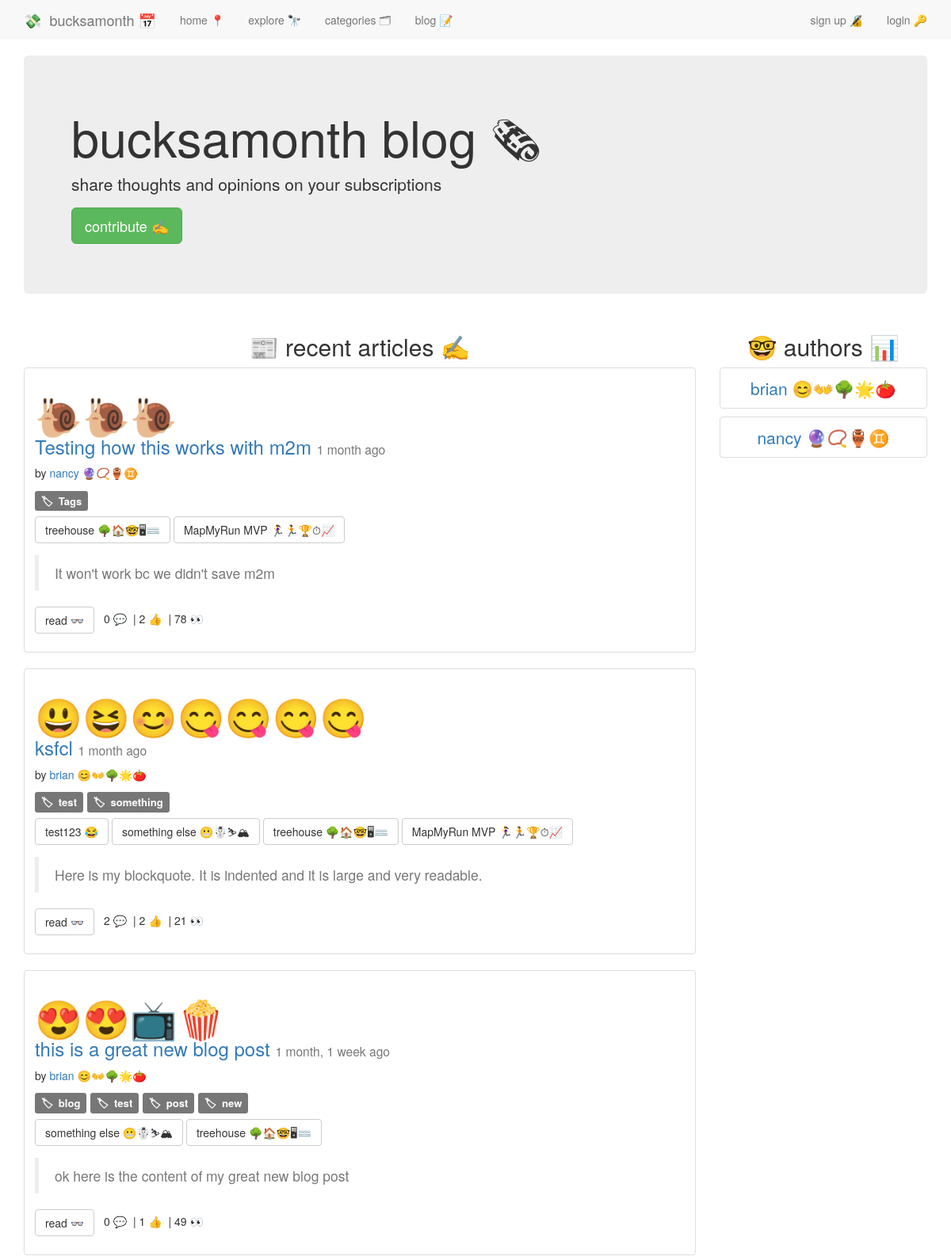
The page /blog/ (upper part) on the database as committed earlier.
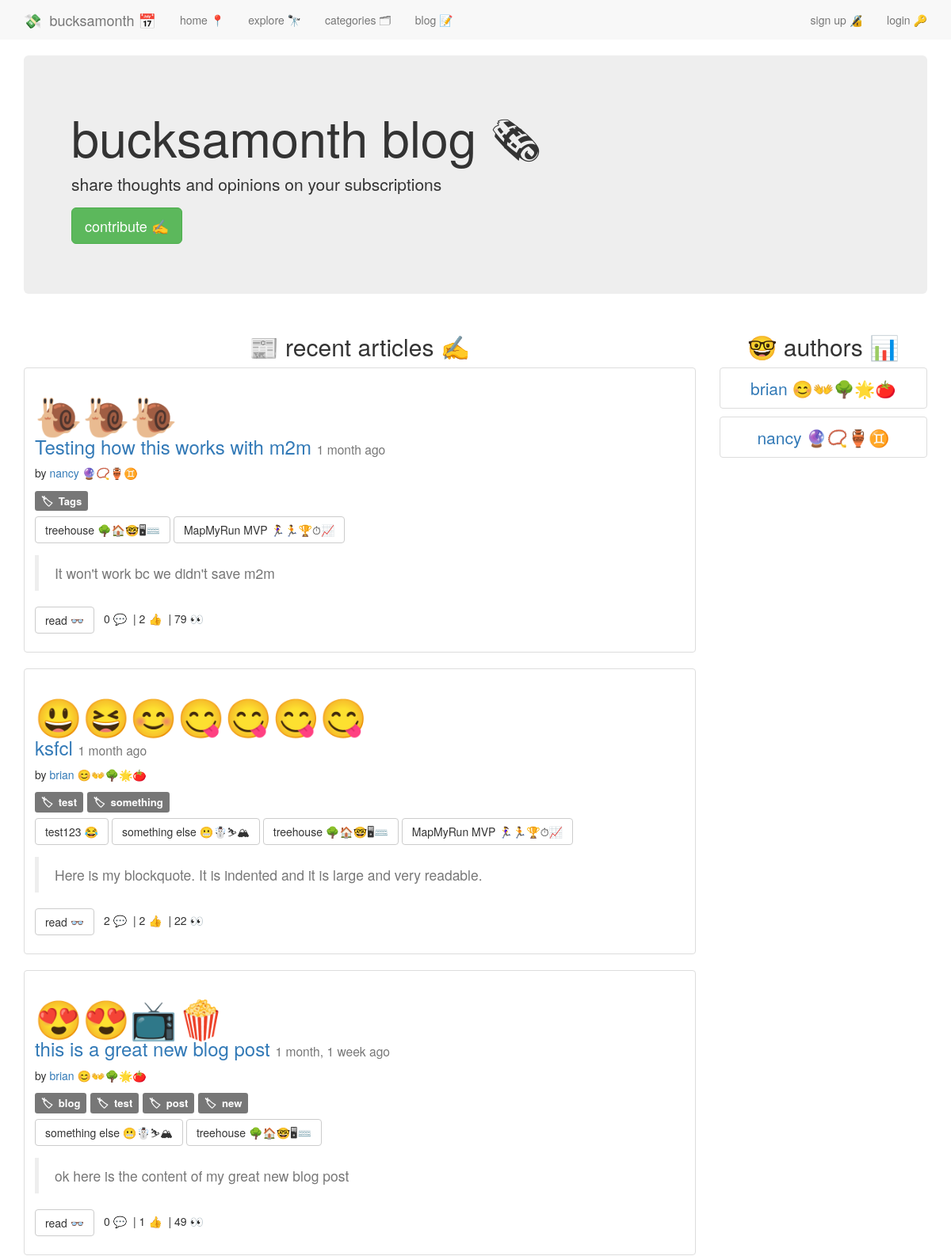
The same page on the database as committed later.
### blog/models.py (models this page shows, shortened)
class Post(models.Model):
    user               = models.ForeignKey(settings.AUTH_USER_MODEL)
    approved           = models.BooleanField(default=False, blank=True)
    title              = models.CharField(max_length=100)
    emoji              = models.CharField(max_length=50, blank=True)
    slug               = models.SlugField(unique=True)
    views              = models.PositiveIntegerField(default=0)
    services           = models.ManyToManyField(Service, blank=True, related_name="post_service")
    tags               = TaggableManager()
    likes              = models.ManyToManyField(settings.AUTH_USER_MODEL, blank=True, related_name='post_likes')
    content            = models.TextField()
    draft              = models.BooleanField(default=False)
    publish            = models.DateField(auto_now=False, auto_now_add=False)
    updated            = models.DateTimeField(auto_now=True, auto_now_add=False)
    timestamp          = models.DateTimeField(auto_now=False, auto_now_add=True)
    class Meta:
        ordering = ['-timestamp', '-updated']
    @property
    def comments(self):
        instance = self
        qs = Comment.objects.filter_by_instance(instance)
        return qs
    def get_absolute_url(self):
        return reverse("blog:detail", kwargs={"slug":self.slug})

### accounts/models.py (models this page shows, shortened)
class UserProfile(models.Model):
	user = models.OneToOneField(User)
	description = models.CharField(max_length=100, default='')
	twitter = models.CharField(max_length=100, default='')
	emoji = models.CharField(max_length=10, default='')
	facebook_url = models.URLField(max_length=400, blank=True)
	linkedin_url = models.URLField(max_length=400, blank=True)
	website = models.URLField(max_length=400, blank=True)
	setup = models.BooleanField(default=False)
	uid = models.CharField(default=uuid.uuid4, max_length=40)
	email_valid = models.BooleanField(default=False)
	followers = models.ManyToManyField('self')
	join_date = models.DateTimeField(auto_now_add=True, null=True, blank=True)

### blog/views.py (the view)
def index(request):
    queryset_list = Post.objects.all()
    authors = list(set([post.user for post in queryset_list]))
    context = {
        'object_list':queryset_list,
        'authors':authors,
    }
    return render(request, 'blog/index.html', context)

### comments/models.py (called while the page is built)
	def filter_by_instance(self, instance):
		content_type = ContentType.objects.get_for_model(instance.__class__)
		obj_id = instance.id
		qs = super(CommentManager, self).filter(content_type=content_type, object_id=obj_id)
		return qs

### services/models.py (called while the page is built)
	def __str__(self):
		return str(self.service_name)

	def get_absolute_url(self):
		return "/services/%s/" % self.service_slug

### blog/templates/blog/index.html (shortened to what this page needs)
{% extends 'base.html' %}
{% block content %}
{% include 'nav.html' %}
<div class="jumbotron">
  <h1>bucksamonth blog 🗞</h1>
  <p>share thoughts and opinions on your subscriptions</p>
  <p>
    <a class="btn btn-lg btn-success" href="{% url 'blog:create' %}" role="button">contribute ✍️</a>
  </p>
</div>
<div class="row">
<div class="col-md-9">
  <h2 style="text-align:center;">📰 recent articles ✍️</h2>
{% for object in object_list %}
<div class="thumbnail">
  <div class="caption post-detail-item">
    <h3><a class="link-fancy" href="{{ object.get_absolute_url }}"><span class="link-fancy" style="font-size:2em">{{ object.emoji }}</span></a><br/><a href="{{ object.get_absolute_url }}">{{ object.title }}</a> <small>{{ object.timestamp | timesince }} ago</small></h3>
    <p>by <a style="text-decoration:none;" href="{% url 'blog:author_view' username=object.user.username %}">{{ object.user.username }} {{ object.user.userprofile.emoji }}</a></p>
    <p><span style="font-size:1.25em; word-wrap:break-word;">{% for tag in object.tags.all %}<a class="label label-default" href="{% url 'blog:tag_view' slug=tag.slug %}">🏷&nbsp;&nbsp;{{ tag }}</a>&nbsp;{% endfor %}</span></p>
    {% if object.services.all.count > 0 %}
    <p><span class="button-wrapper">{% for service in object.services.all %}<a class="btn btn-default" href="{{ service.get_absolute_url }}">{{ service }} {{ service.emoji }}</a> {% endfor %}</span></p>
    {% endif %}
    <blockquote class="text-muted">{{ object.content | safe }}</blockquote>
    <p><a href="{{ object.get_absolute_url }}" class="btn btn-default" role="button">read 👓</a> {{ object.comments.count }} 💬&nbsp;&nbsp;| {{ object.likes.count }} 👍&nbsp;&nbsp;| {{ object.views }} 👀
  </div>
</div>
{% endfor %}
</div>
<div  style="text-align:center;" class="col-md-3">
  <h2>🤓 authors 📊</h2>
  <ul class="list-group">
    {% for author in authors %}
      <a style="font-size:1.5em" href="{% url 'blog:author_view' username=author %}">
        <li class="list-group-item">
        {{ author }} {{ author.userprofile.emoji }}
      </li>
      </a></p>
    {% endfor %}
  </ul>
</div>
</div>
{% endblock %}

Rows that differ between the two databases and show on the page:
changed Post "Testing how this works with m2m": views "78" → "79"
changed Post "ksfcl": views "21" → "22"
